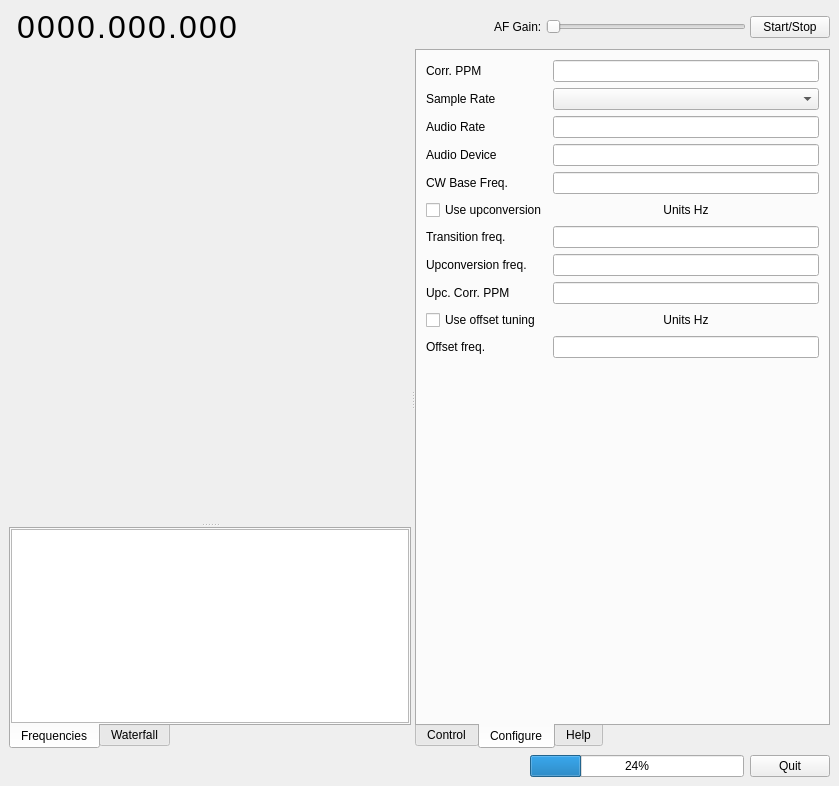
<?xml version="1.0" encoding="UTF-8"?>
<ui version="4.0">
 <class>MainWindow</class>
 <widget class="QMainWindow" name="MainWindow">
  <property name="geometry">
   <rect>
    <x>0</x>
    <y>0</y>
    <width>839</width>
    <height>786</height>
   </rect>
  </property>
  <property name="focusPolicy">
   <enum>Qt::StrongFocus</enum>
  </property>
  <property name="windowTitle">
   <string>MainWindow</string>
  </property>
  <widget class="QWidget" name="centralwidget">
   <layout class="QGridLayout" name="gridLayout_8">
    <item row="0" column="0">
     <widget class="QWidget" name="widget" native="true">
      <property name="sizePolicy">
       <sizepolicy hsizetype="Expanding" vsizetype="Preferred">
        <horstretch>0</horstretch>
        <verstretch>0</verstretch>
       </sizepolicy>
      </property>
      <layout class="QGridLayout" name="gridLayout_3">
       <property name="leftMargin">
        <number>0</number>
       </property>
       <property name="topMargin">
        <number>0</number>
       </property>
       <property name="rightMargin">
        <number>0</number>
       </property>
       <property name="bottomMargin">
        <number>0</number>
       </property>
       <property name="spacing">
        <number>0</number>
       </property>
       <item row="0" column="0">
        <widget class="QWidget" name="control_widget" native="true">
         <layout class="QGridLayout" name="gridLayout_3a">
          <property name="leftMargin">
           <number>0</number>
          </property>
          <property name="topMargin">
           <number>0</number>
          </property>
          <property name="rightMargin">
           <number>0</number>
          </property>
          <property name="bottomMargin">
           <number>4</number>
          </property>
          <property name="horizontalSpacing">
           <number>4</number>
          </property>
          <property name="verticalSpacing">
           <number>0</number>
          </property>
          <item row="0" column="0">
           <widget class="QWidget" name="digit_widget" native="true">
            <property name="sizePolicy">
             <sizepolicy hsizetype="Preferred" vsizetype="Preferred">
              <horstretch>0</horstretch>
              <verstretch>0</verstretch>
             </sizepolicy>
            </property>
            <layout class="QGridLayout" name="gridLayout_2">
             <property name="leftMargin">
              <number>8</number>
             </property>
             <property name="topMargin">
              <number>0</number>
             </property>
             <property name="rightMargin">
              <number>8</number>
             </property>
             <property name="bottomMargin">
              <number>0</number>
             </property>
             <property name="spacing">
              <number>2</number>
             </property>
             <item row="0" column="8">
              <widget class="QLabel" name="label_dot_1">
               <property name="font">
                <font>
                 <pointsize>24</pointsize>
                </font>
               </property>
               <property name="accessibleName">
                <string>FreqDigit</string>
               </property>
               <property name="text">
                <string>.</string>
               </property>
              </widget>
             </item>
             <item row="0" column="3">
              <widget class="QLabel" name="label_digit_6">
               <property name="font">
                <font>
                 <pointsize>24</pointsize>
                </font>
               </property>
               <property name="accessibleName">
                <string>FreqDigit</string>
               </property>
               <property name="text">
                <string>0</string>
               </property>
              </widget>
             </item>
             <item row="0" column="7">
              <widget class="QLabel" name="label_digit_3">
               <property name="font">
                <font>
                 <pointsize>24</pointsize>
                </font>
               </property>
               <property name="accessibleName">
                <string>FreqDigit</string>
               </property>
               <property name="text">
                <string>0</string>
               </property>
              </widget>
             </item>
             <item row="0" column="1">
              <widget class="QLabel" name="label_digit_8">
               <property name="font">
                <font>
                 <pointsize>24</pointsize>
                 <weight>50</weight>
                 <italic>false</italic>
                 <bold>false</bold>
                </font>
               </property>
               <property name="accessibleName">
                <string>FreqDigit</string>
               </property>
               <property name="text">
                <string>0</string>
               </property>
              </widget>
             </item>
             <item row="0" column="9">
              <widget class="QLabel" name="label_digit_2">
               <property name="font">
                <font>
                 <pointsize>24</pointsize>
                </font>
               </property>
               <property name="accessibleName">
                <string>FreqDigit</string>
               </property>
               <property name="text">
                <string>0</string>
               </property>
              </widget>
             </item>
             <item row="0" column="10">
              <widget class="QLabel" name="label_digit_1">
               <property name="font">
                <font>
                 <pointsize>24</pointsize>
                </font>
               </property>
               <property name="accessibleName">
                <string>FreqDigit</string>
               </property>
               <property name="text">
                <string>0</string>
               </property>
              </widget>
             </item>
             <item row="0" column="4">
              <widget class="QLabel" name="label_dot_2">
               <property name="font">
                <font>
                 <pointsize>24</pointsize>
                </font>
               </property>
               <property name="accessibleName">
                <string>FreqDigit</string>
               </property>
               <property name="text">
                <string>.</string>
               </property>
              </widget>
             </item>
             <item row="0" column="6">
              <widget class="QLabel" name="label_digit_4">
               <property name="font">
                <font>
                 <pointsize>24</pointsize>
                </font>
               </property>
               <property name="accessibleName">
                <string>FreqDigit</string>
               </property>
               <property name="text">
                <string>0</string>
               </property>
              </widget>
             </item>
             <item row="0" column="11">
              <widget class="QLabel" name="label_digit_0">
               <property name="font">
                <font>
                 <pointsize>24</pointsize>
                </font>
               </property>
               <property name="accessibleName">
                <string>FreqDigit</string>
               </property>
               <property name="text">
                <string>0</string>
               </property>
              </widget>
             </item>
             <item row="0" column="0">
              <widget class="QLabel" name="label_digit_9">
               <property name="sizePolicy">
                <sizepolicy hsizetype="Preferred" vsizetype="Preferred">
                 <horstretch>0</horstretch>
                 <verstretch>0</verstretch>
                </sizepolicy>
               </property>
               <property name="font">
                <font>
                 <family>Ubuntu</family>
                 <pointsize>24</pointsize>
                </font>
               </property>
               <property name="accessibleName">
                <string>FreqDigitDark</string>
               </property>
               <property name="text">
                <string>0</string>
               </property>
              </widget>
             </item>
             <item row="0" column="2">
              <widget class="QLabel" name="label_digit_7">
               <property name="font">
                <font>
                 <pointsize>24</pointsize>
                </font>
               </property>
               <property name="accessibleName">
                <string>FreqDigit</string>
               </property>
               <property name="text">
                <string>0</string>
               </property>
              </widget>
             </item>
             <item row="0" column="5">
              <widget class="QLabel" name="label_digit_5">
               <property name="font">
                <font>
                 <pointsize>24</pointsize>
                </font>
               </property>
               <property name="accessibleName">
                <string>FreqDigit</string>
               </property>
               <property name="text">
                <string>0</string>
               </property>
              </widget>
             </item>
            </layout>
           </widget>
          </item>
          <item row="0" column="1">
           <spacer name="horizontalSpacer">
            <property name="orientation">
             <enum>Qt::Horizontal</enum>
            </property>
            <property name="sizeHint" stdset="0">
             <size>
              <width>108</width>
              <height>17</height>
             </size>
            </property>
           </spacer>
          </item>
          <item row="0" column="2">
           <widget class="QLabel" name="label_af_gain">
            <property name="toolTip">
             <string>Audio-Frequency Gain</string>
            </property>
            <property name="text">
             <string>AF Gain:</string>
            </property>
           </widget>
          </item>
          <item row="0" column="9">
           <widget class="QPushButton" name="run_stop_button">
            <property name="toolTip">
             <string>Start/Stop data processing</string>
            </property>
            <property name="text">
             <string>Start/Stop</string>
            </property>
            <property name="checkable">
             <bool>true</bool>
            </property>
           </widget>
          </item>
          <item row="0" column="3">
           <widget class="QSlider" name="af_gain_slider">
            <property name="sizePolicy">
             <sizepolicy hsizetype="Preferred" vsizetype="Fixed">
              <horstretch>0</horstretch>
              <verstretch>0</verstretch>
             </sizepolicy>
            </property>
            <property name="minimumSize">
             <size>
              <width>200</width>
              <height>0</height>
             </size>
            </property>
            <property name="focusPolicy">
             <enum>Qt::NoFocus</enum>
            </property>
            <property name="toolTip">
             <string>Audio Frequency Gain</string>
            </property>
            <property name="orientation">
             <enum>Qt::Horizontal</enum>
            </property>
           </widget>
          </item>
         </layout>
        </widget>
       </item>
       <item row="1" column="0">
        <widget class="QSplitter" name="splitter_h">
         <property name="sizePolicy">
          <sizepolicy hsizetype="Expanding" vsizetype="Preferred">
           <horstretch>0</horstretch>
           <verstretch>1</verstretch>
          </sizepolicy>
         </property>
         <property name="toolTip">
          <string/>
         </property>
         <property name="orientation">
          <enum>Qt::Horizontal</enum>
         </property>
         <widget class="QSplitter" name="splitter_v">
          <property name="toolTip">
           <string/>
          </property>
          <property name="orientation">
           <enum>Qt::Vertical</enum>
          </property>
          <widget class="QWidget" name="fft_disp" native="true">
           <property name="sizePolicy">
            <sizepolicy hsizetype="Preferred" vsizetype="Preferred">
             <horstretch>0</horstretch>
             <verstretch>2</verstretch>
            </sizepolicy>
           </property>
           <property name="minimumSize">
            <size>
             <width>0</width>
             <height>64</height>
            </size>
           </property>
           <property name="toolTip">
            <string/>
           </property>
           <layout class="QGridLayout" name="gridLayout_6">
            <property name="leftMargin">
             <number>0</number>
            </property>
            <property name="topMargin">
             <number>0</number>
            </property>
            <property name="rightMargin">
             <number>0</number>
            </property>
            <property name="bottomMargin">
             <number>0</number>
            </property>
            <item row="0" column="0">
             <layout class="QHBoxLayout" name="fft_disp_layout"/>
            </item>
           </layout>
          </widget>
          <widget class="QTabWidget" name="freq_waterfall_tabwidget">
           <property name="focusPolicy">
            <enum>Qt::NoFocus</enum>
           </property>
           <property name="tabPosition">
            <enum>QTabWidget::South</enum>
           </property>
           <property name="currentIndex">
            <number>0</number>
           </property>
           <widget class="QWidget" name="tab_5">
            <attribute name="title">
             <string>Frequencies</string>
            </attribute>
            <layout class="QGridLayout" name="gridLayout_5">
             <property name="leftMargin">
              <number>0</number>
             </property>
             <property name="topMargin">
              <number>0</number>
             </property>
             <property name="rightMargin">
              <number>0</number>
             </property>
             <property name="bottomMargin">
              <number>0</number>
             </property>
             <item row="0" column="0">
              <widget class="QTableView" name="freq_table">
               <property name="sizePolicy">
                <sizepolicy hsizetype="Preferred" vsizetype="Preferred">
                 <horstretch>0</horstretch>
                 <verstretch>0</verstretch>
                </sizepolicy>
               </property>
               <property name="autoScroll">
                <bool>true</bool>
               </property>
               <property name="selectionMode">
                <enum>QAbstractItemView::SingleSelection</enum>
               </property>
               <property name="selectionBehavior">
                <enum>QAbstractItemView::SelectRows</enum>
               </property>
              </widget>
             </item>
            </layout>
           </widget>
           <widget class="QWidget" name="tab_6">
            <attribute name="title">
             <string>Waterfall</string>
            </attribute>
            <layout class="QGridLayout" name="gridLayout_7">
             <property name="leftMargin">
              <number>0</number>
             </property>
             <property name="topMargin">
              <number>0</number>
             </property>
             <property name="rightMargin">
              <number>0</number>
             </property>
             <property name="bottomMargin">
              <number>0</number>
             </property>
             <item row="0" column="0">
              <widget class="QWidget" name="waterfall_widget" native="true">
               <layout class="QGridLayout" name="gridLayout_10">
                <property name="leftMargin">
                 <number>0</number>
                </property>
                <property name="topMargin">
                 <number>0</number>
                </property>
                <property name="rightMargin">
                 <number>0</number>
                </property>
                <property name="bottomMargin">
                 <number>0</number>
                </property>
                <item row="0" column="0">
                 <layout class="QHBoxLayout" name="waterfall_layout"/>
                </item>
               </layout>
              </widget>
             </item>
            </layout>
           </widget>
          </widget>
         </widget>
         <widget class="QTabWidget" name="controls_tabwidget">
          <property name="focusPolicy">
           <enum>Qt::NoFocus</enum>
          </property>
          <property name="tabPosition">
           <enum>QTabWidget::South</enum>
          </property>
          <property name="currentIndex">
           <number>1</number>
          </property>
          <widget class="QWidget" name="control_tab">
           <attribute name="title">
            <string>Control</string>
           </attribute>
           <layout class="QVBoxLayout" name="verticalLayout">
            <item>
             <widget class="QWidget" name="widget_2" native="true">
              <layout class="QGridLayout" name="gridLayout">
               <item row="0" column="0">
                <widget class="QLabel" name="label_2">
                 <property name="text">
                  <string>Device</string>
                 </property>
                </widget>
               </item>
               <item row="13" column="0">
                <widget class="QLabel" name="bandwidth_label">
                 <property name="text">
                  <string>RF BW Hz</string>
                 </property>
                </widget>
               </item>
               <item row="2" column="0">
                <widget class="QLabel" name="label_4">
                 <property name="toolTip">
                  <string/>
                 </property>
                 <property name="text">
                  <string>Mode</string>
                 </property>
                </widget>
               </item>
               <item row="15" column="1" colspan="2">
                <widget class="QSlider" name="averaging_slider">
                 <property name="focusPolicy">
                  <enum>Qt::NoFocus</enum>
                 </property>
                 <property name="toolTip">
                  <string>A moving average makes the display easier to interpret</string>
                 </property>
                 <property name="orientation">
                  <enum>Qt::Horizontal</enum>
                 </property>
                </widget>
               </item>
               <item row="7" column="0">
                <widget class="QLabel" name="gain_label_a">
                 <property name="toolTip">
                  <string>Radio-Frequency Gain</string>
                 </property>
                 <property name="text">
                  <string>Gain A</string>
                 </property>
                </widget>
               </item>
               <item row="16" column="1" colspan="2">
                <layout class="QGridLayout" name="gridLayout_11">
                 <property name="spacing">
                  <number>0</number>
                 </property>
                 <item row="0" column="0">
                  <widget class="QComboBox" name="agc_combo"/>
                 </item>
                </layout>
               </item>
               <item row="9" column="0">
                <widget class="QLabel" name="gain_label_b">
                 <property name="toolTip">
                  <string>Intermediate Frequency Gain</string>
                 </property>
                 <property name="text">
                  <string>Gain B</string>
                 </property>
                </widget>
               </item>
               <item row="21" column="0">
                <widget class="QLabel" name="label_22">
                 <property name="toolTip">
                  <string>These features may not be present in a given device</string>
                 </property>
                 <property name="text">
                  <string>Tune:</string>
                 </property>
                </widget>
               </item>
               <item row="9" column="1" colspan="2">
                <widget class="QSlider" name="gain_slider_b">
                 <property name="focusPolicy">
                  <enum>Qt::NoFocus</enum>
                 </property>
                 <property name="toolTip">
                  <string>Intermediate Frequency Gain</string>
                 </property>
                 <property name="orientation">
                  <enum>Qt::Horizontal</enum>
                 </property>
                </widget>
               </item>
               <item row="22" column="1">
                <spacer name="verticalSpacer">
                 <property name="orientation">
                  <enum>Qt::Vertical</enum>
                 </property>
                 <property name="sizeHint" stdset="0">
                  <size>
                   <width>20</width>
                   <height>386</height>
                  </size>
                 </property>
                </spacer>
               </item>
               <item row="10" column="0">
                <widget class="QLabel" name="gain_label_c">
                 <property name="toolTip">
                  <string>Baseband Gain</string>
                 </property>
                 <property name="text">
                  <string>Gain C</string>
                 </property>
                </widget>
               </item>
               <item row="17" column="0">
                <widget class="QLabel" name="label_24">
                 <property name="toolTip">
                  <string>Intemediate Frequency Bandwidth</string>
                 </property>
                 <property name="text">
                  <string>IF BW</string>
                 </property>
                </widget>
               </item>
               <item row="10" column="1" colspan="2">
                <widget class="QSlider" name="gain_slider_c">
                 <property name="focusPolicy">
                  <enum>Qt::NoFocus</enum>
                 </property>
                 <property name="toolTip">
                  <string>Baseband Gain</string>
                 </property>
                 <property name="orientation">
                  <enum>Qt::Horizontal</enum>
                 </property>
                </widget>
               </item>
               <item row="15" column="0">
                <widget class="QLabel" name="label_3">
                 <property name="toolTip">
                  <string>A moving average makes the display easier to interpret</string>
                 </property>
                 <property name="text">
                  <string>Averaging</string>
                 </property>
                </widget>
               </item>
               <item row="17" column="1" colspan="2">
                <layout class="QHBoxLayout" name="horizontalLayout_2">
                 <property name="spacing">
                  <number>0</number>
                 </property>
                 <item>
                  <widget class="QRadioButton" name="if_bw_wide_button">
                   <property name="focusPolicy">
                    <enum>Qt::NoFocus</enum>
                   </property>
                   <property name="toolTip">
                    <string>Wide</string>
                   </property>
                   <property name="text">
                    <string>W</string>
                   </property>
                   <attribute name="buttonGroup">
                    <string notr="true">if_bw_button_group</string>
                   </attribute>
                  </widget>
                 </item>
                 <item>
                  <widget class="QRadioButton" name="if_bw_medium_button">
                   <property name="focusPolicy">
                    <enum>Qt::NoFocus</enum>
                   </property>
                   <property name="toolTip">
                    <string>Medium</string>
                   </property>
                   <property name="text">
                    <string>M</string>
                   </property>
                   <property name="checked">
                    <bool>true</bool>
                   </property>
                   <attribute name="buttonGroup">
                    <string notr="true">if_bw_button_group</string>
                   </attribute>
                  </widget>
                 </item>
                 <item>
                  <widget class="QRadioButton" name="if_bw_narrow_button">
                   <property name="focusPolicy">
                    <enum>Qt::NoFocus</enum>
                   </property>
                   <property name="toolTip">
                    <string>Narrow</string>
                   </property>
                   <property name="text">
                    <string>&amp;N</string>
                   </property>
                   <attribute name="buttonGroup">
                    <string notr="true">if_bw_button_group</string>
                   </attribute>
                  </widget>
                 </item>
                </layout>
               </item>
               <item row="21" column="1" colspan="2">
                <layout class="QHBoxLayout" name="horizontalLayout">
                 <property name="spacing">
                  <number>0</number>
                 </property>
                 <item>
                  <widget class="QCheckBox" name="dc_offset_checkbox">
                   <property name="focusPolicy">
                    <enum>Qt::NoFocus</enum>
                   </property>
                   <property name="toolTip">
                    <string>DC Offset -- not supported by all devices</string>
                   </property>
                   <property name="text">
                    <string>DCO</string>
                   </property>
                  </widget>
                 </item>
                 <item>
                  <widget class="QCheckBox" name="iq_balance_checkbox">
                   <property name="focusPolicy">
                    <enum>Qt::NoFocus</enum>
                   </property>
                   <property name="toolTip">
                    <string>IQ Balance -- not supported by all devices</string>
                   </property>
                   <property name="text">
                    <string>IQB</string>
                   </property>
                  </widget>
                 </item>
                </layout>
               </item>
               <item row="7" column="1" colspan="2">
                <widget class="QSlider" name="gain_slider_a">
                 <property name="focusPolicy">
                  <enum>Qt::NoFocus</enum>
                 </property>
                 <property name="toolTip">
                  <string>Radio Frequency Gain</string>
                 </property>
                 <property name="orientation">
                  <enum>Qt::Horizontal</enum>
                 </property>
                </widget>
               </item>
               <item row="16" column="0">
                <widget class="QLabel" name="label_20">
                 <property name="toolTip">
                  <string>Automatic Gain Control</string>
                 </property>
                 <property name="text">
                  <string>AGC</string>
                 </property>
                </widget>
               </item>
               <item row="14" column="0">
                <widget class="QLabel" name="label_21">
                 <property name="toolTip">
                  <string>A signal strength threshhold above which audio is enabled</string>
                 </property>
                 <property name="text">
                  <string>Squelch</string>
                 </property>
                </widget>
               </item>
               <item row="14" column="1" colspan="2">
                <widget class="QSlider" name="squelch_slider">
                 <property name="focusPolicy">
                  <enum>Qt::NoFocus</enum>
                 </property>
                 <property name="toolTip">
                  <string>A signal strength threshhold above which audio is enabled</string>
                 </property>
                 <property name="orientation">
                  <enum>Qt::Horizontal</enum>
                 </property>
                </widget>
               </item>
               <item row="19" column="0">
                <widget class="QLabel" name="label">
                 <property name="text">
                  <string>FFT Size</string>
                 </property>
                </widget>
               </item>
               <item row="19" column="1" colspan="2">
                <widget class="QComboBox" name="fft_size_combo">
                 <property name="focusPolicy">
                  <enum>Qt::NoFocus</enum>
                 </property>
                 <property name="toolTip">
                  <string>The size of the FFT buffer (must be a power of 2)</string>
                 </property>
                </widget>
               </item>
               <item row="0" column="1" colspan="2">
                <widget class="QComboBox" name="device_combo">
                 <property name="focusPolicy">
                  <enum>Qt::NoFocus</enum>
                 </property>
                 <property name="toolTip">
                  <string>Select a hardware device</string>
                 </property>
                </widget>
               </item>
               <item row="13" column="1" colspan="2">
                <widget class="QComboBox" name="bandwidth_combo">
                 <property name="focusPolicy">
                  <enum>Qt::NoFocus</enum>
                 </property>
                 <property name="toolTip">
                  <string>Front-end bandwidth</string>
                 </property>
                </widget>
               </item>
               <item row="20" column="0">
                <widget class="QLabel" name="label_7">
                 <property name="text">
                  <string>Rate FPS</string>
                 </property>
                </widget>
               </item>
               <item row="2" column="1" colspan="2">
                <widget class="QComboBox" name="mode_combo">
                 <property name="focusPolicy">
                  <enum>Qt::NoFocus</enum>
                 </property>
                 <property name="toolTip">
                  <string>Receiver operating mode</string>
                 </property>
                </widget>
               </item>
               <item row="20" column="1" colspan="2">
                <widget class="QComboBox" name="framerate_combo">
                 <property name="focusPolicy">
                  <enum>Qt::NoFocus</enum>
                 </property>
                 <property name="toolTip">
                  <string>The rate at which new spectra are created</string>
                 </property>
                </widget>
               </item>
               <item row="1" column="0">
                <widget class="QLabel" name="label_12">
                 <property name="text">
                  <string>Antenna</string>
                 </property>
                </widget>
               </item>
               <item row="1" column="1" colspan="2">
                <widget class="QComboBox" name="antenna_combo">
                 <property name="focusPolicy">
                  <enum>Qt::NoFocus</enum>
                 </property>
                 <property name="toolTip">
                  <string>The currently active antenna</string>
                 </property>
                </widget>
               </item>
               <item row="12" column="0">
                <widget class="QLabel" name="gain_label_d">
                 <property name="text">
                  <string>Gain D</string>
                 </property>
                </widget>
               </item>
               <item row="12" column="1" colspan="2">
                <widget class="QSlider" name="gain_slider_d">
                 <property name="focusPolicy">
                  <enum>Qt::NoFocus</enum>
                 </property>
                 <property name="orientation">
                  <enum>Qt::Horizontal</enum>
                 </property>
                </widget>
               </item>
              </layout>
             </widget>
            </item>
           </layout>
          </widget>
          <widget class="QWidget" name="configure_tab">
           <attribute name="title">
            <string>Configure</string>
           </attribute>
           <layout class="QGridLayout" name="gridLayout_9">
            <item row="2" column="1">
             <widget class="QLineEdit" name="audio_rate_text">
              <property name="toolTip">
               <string>The rate at which the audio stream is created</string>
              </property>
             </widget>
            </item>
            <item row="12" column="1">
             <spacer name="verticalSpacer_2">
              <property name="orientation">
               <enum>Qt::Vertical</enum>
              </property>
              <property name="sizeHint" stdset="0">
               <size>
                <width>20</width>
                <height>436</height>
               </size>
              </property>
             </spacer>
            </item>
            <item row="10" column="1">
             <widget class="QLineEdit" name="offset_freq_text">
              <property name="toolTip">
               <string>Must be less than +- Audio Rate/2</string>
              </property>
              <property name="alignment">
               <set>Qt::AlignRight|Qt::AlignTrailing|Qt::AlignVCenter</set>
              </property>
             </widget>
            </item>
            <item row="9" column="0">
             <widget class="QCheckBox" name="offset_checkbox">
              <property name="text">
               <string>Use offset tuning</string>
              </property>
             </widget>
            </item>
            <item row="5" column="0">
             <widget class="QCheckBox" name="upconversion_checkbox">
              <property name="sizePolicy">
               <sizepolicy hsizetype="Minimum" vsizetype="Fixed">
                <horstretch>0</horstretch>
                <verstretch>0</verstretch>
               </sizepolicy>
              </property>
              <property name="text">
               <string>Use upconversion</string>
              </property>
             </widget>
            </item>
            <item row="6" column="0">
             <widget class="QLabel" name="label_9">
              <property name="text">
               <string>Transition freq.</string>
              </property>
             </widget>
            </item>
            <item row="6" column="1">
             <widget class="QLineEdit" name="upconvert_trans_text">
              <property name="toolTip">
               <string>The receiving frequency below which upconversion is activated</string>
              </property>
              <property name="alignment">
               <set>Qt::AlignRight|Qt::AlignTrailing|Qt::AlignVCenter</set>
              </property>
             </widget>
            </item>
            <item row="7" column="0">
             <widget class="QLabel" name="label_10">
              <property name="text">
               <string>Upconversion freq.</string>
              </property>
             </widget>
            </item>
            <item row="7" column="1">
             <widget class="QLineEdit" name="upconvert_freq_text">
              <property name="toolTip">
               <string>The specified upconversion frequency</string>
              </property>
              <property name="alignment">
               <set>Qt::AlignRight|Qt::AlignTrailing|Qt::AlignVCenter</set>
              </property>
             </widget>
            </item>
            <item row="10" column="0">
             <widget class="QLabel" name="label_11">
              <property name="text">
               <string>Offset freq.</string>
              </property>
             </widget>
            </item>
            <item row="5" column="1">
             <widget class="QLabel" name="label_13">
              <property name="text">
               <string>Units Hz</string>
              </property>
              <property name="alignment">
               <set>Qt::AlignCenter</set>
              </property>
             </widget>
            </item>
            <item row="9" column="1">
             <widget class="QLabel" name="label_14">
              <property name="text">
               <string>Units Hz</string>
              </property>
              <property name="alignment">
               <set>Qt::AlignCenter</set>
              </property>
             </widget>
            </item>
            <item row="1" column="0">
             <widget class="QLabel" name="label_15">
              <property name="text">
               <string>Sample Rate</string>
              </property>
              <property name="textFormat">
               <enum>Qt::AutoText</enum>
              </property>
             </widget>
            </item>
            <item row="0" column="0">
             <widget class="QLabel" name="label_16">
              <property name="text">
               <string>Corr. PPM</string>
              </property>
             </widget>
            </item>
            <item row="3" column="0">
             <widget class="QLabel" name="label_18">
              <property name="text">
               <string>Audio Device</string>
              </property>
             </widget>
            </item>
            <item row="3" column="1">
             <widget class="QLineEdit" name="audio_device_text">
              <property name="toolTip">
               <string>This field can be left blank</string>
              </property>
              <property name="alignment">
               <set>Qt::AlignRight|Qt::AlignTrailing|Qt::AlignVCenter</set>
              </property>
             </widget>
            </item>
            <item row="2" column="0">
             <widget class="QLabel" name="label_17">
              <property name="text">
               <string>Audio Rate</string>
              </property>
             </widget>
            </item>
            <item row="0" column="1">
             <widget class="QLineEdit" name="corr_ppm_text">
              <property name="toolTip">
               <string>Frequency correction, parts per million</string>
              </property>
              <property name="alignment">
               <set>Qt::AlignRight|Qt::AlignTrailing|Qt::AlignVCenter</set>
              </property>
             </widget>
            </item>
            <item row="4" column="0">
             <widget class="QLabel" name="label_19">
              <property name="text">
               <string>CW Base Freq.</string>
              </property>
             </widget>
            </item>
            <item row="4" column="1">
             <widget class="QLineEdit" name="cw_base_text">
              <property name="toolTip">
               <string>This is the CW receiving pitch in Hz</string>
              </property>
              <property name="alignment">
               <set>Qt::AlignRight|Qt::AlignTrailing|Qt::AlignVCenter</set>
              </property>
             </widget>
            </item>
            <item row="8" column="0">
             <widget class="QLabel" name="label_23">
              <property name="text">
               <string>Upc. Corr. PPM</string>
              </property>
             </widget>
            </item>
            <item row="8" column="1">
             <widget class="QLineEdit" name="corr_ppm_upc_text">
              <property name="toolTip">
               <string>&lt;html&gt;&lt;head/&gt;&lt;body&gt;&lt;p&gt;Applied only when upconversion is in effect&lt;/p&gt;&lt;/body&gt;&lt;/html&gt;</string>
              </property>
              <property name="alignment">
               <set>Qt::AlignRight|Qt::AlignTrailing|Qt::AlignVCenter</set>
              </property>
             </widget>
            </item>
            <item row="1" column="1">
             <widget class="QComboBox" name="sample_rate_combo">
              <property name="toolTip">
               <string>The rate at which data samples are produced</string>
              </property>
             </widget>
            </item>
           </layout>
          </widget>
          <widget class="QWidget" name="help_tab">
           <attribute name="title">
            <string>Help</string>
           </attribute>
           <layout class="QGridLayout" name="gridLayout_4">
            <property name="leftMargin">
             <number>0</number>
            </property>
            <property name="topMargin">
             <number>0</number>
            </property>
            <property name="rightMargin">
             <number>0</number>
            </property>
            <property name="bottomMargin">
             <number>0</number>
            </property>
            <property name="spacing">
             <number>0</number>
            </property>
            <item row="0" column="0">
             <widget class="QWidget" name="widget_3" native="true">
              <layout class="QGridLayout" name="gridLayout_12">
               <property name="leftMargin">
                <number>0</number>
               </property>
               <property name="topMargin">
                <number>0</number>
               </property>
               <property name="bottomMargin">
                <number>0</number>
               </property>
               <item row="0" column="0">
                <widget class="QTextBrowser" name="help_text_browser"/>
               </item>
              </layout>
             </widget>
            </item>
           </layout>
          </widget>
         </widget>
        </widget>
       </item>
      </layout>
     </widget>
    </item>
    <item row="1" column="0">
     <layout class="QHBoxLayout" name="horizontalLayout_3">
      <item>
       <widget class="QLabel" name="status_label">
        <property name="minimumSize">
         <size>
          <width>300</width>
          <height>0</height>
         </size>
        </property>
        <property name="text">
         <string/>
        </property>
       </widget>
      </item>
      <item>
       <spacer name="horizontalSpacer_2">
        <property name="orientation">
         <enum>Qt::Horizontal</enum>
        </property>
        <property name="sizeHint" stdset="0">
         <size>
          <width>40</width>
          <height>20</height>
         </size>
        </property>
       </spacer>
      </item>
      <item>
       <widget class="QProgressBar" name="signal_progress_bar">
        <property name="maximumSize">
         <size>
          <width>16777215</width>
          <height>24</height>
         </size>
        </property>
        <property name="value">
         <number>24</number>
        </property>
       </widget>
      </item>
      <item>
       <widget class="QPushButton" name="quit_button">
        <property name="toolTip">
         <string>Exit PLSDR</string>
        </property>
        <property name="text">
         <string>Quit</string>
        </property>
       </widget>
      </item>
     </layout>
    </item>
   </layout>
  </widget>
 </widget>
 <resources/>
 <connections/>
 <buttongroups>
  <buttongroup name="if_bw_button_group"/>
 </buttongroups>
</ui>
